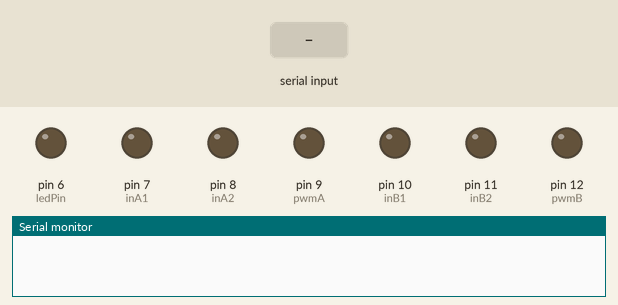
The sketch below on a simulated Arduino Uno, built with avr-gcc and run on an emulated ATmega328P. Shown: output pins drawn as LEDs (lit = HIGH), the last lines printed to the serial monitor. The inputs (shaded band) are chosen by the test bench.

Above: at 1.2 s.
1.3 s: "on" received over Serial
At 2.3 s:
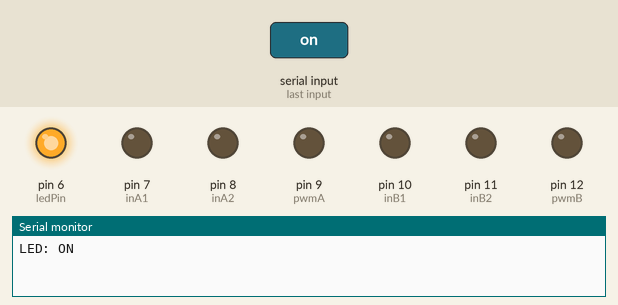
2.8 s: "speedAOn" received over Serial
At 3.7 s:
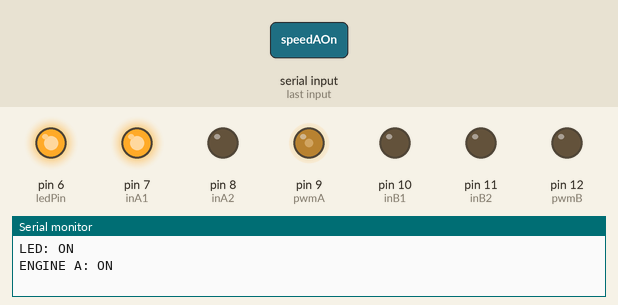
4.3 s: "off" received over Serial
At 4.6 s:
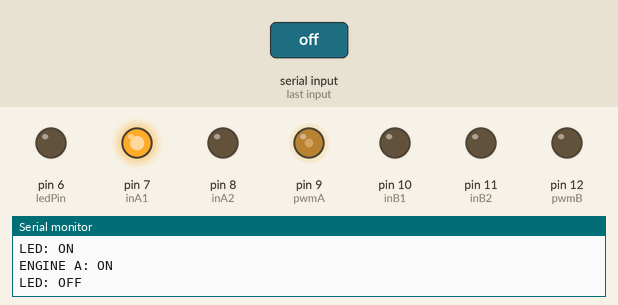
5.8 s: "W" received over Serial
At 6.9 s:
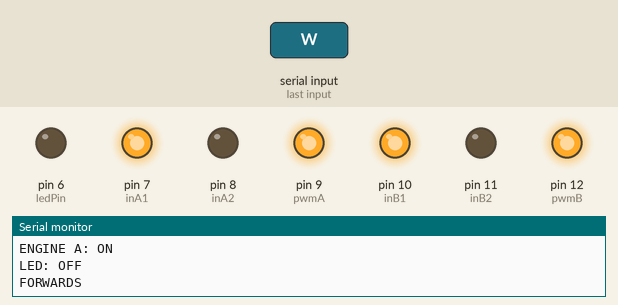
7.3 s: "speedAOff" received over Serial
At 8.3 s:
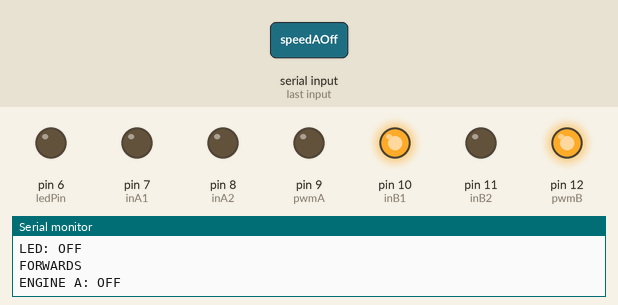
8.8 s: "S" received over Serial
At 9.2 s:
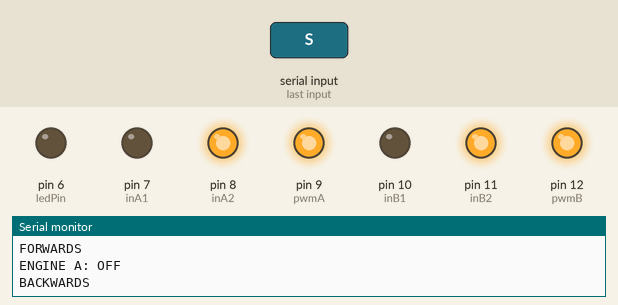
Timing chart, 0 to 11.3 s (numbered marks = the images above; inputs shaded):
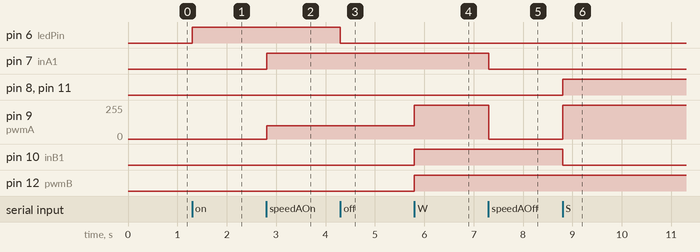

Measured:
- after the input at 1.3 s, pin 6 (ledPin): LOW → HIGH at once
- after the input at 2.8 s, pin 7 (inA1): LOW → HIGH at once; pin 9 (pwmA): 0/255 → 100/255 at once
- after the input at 4.3 s, pin 6 (ledPin): HIGH → LOW at once
- after the input at 5.8 s, pin 9 (pwmA): 100/255 → 255/255 at once; pin 10 (inB1), pin 12 (pwmB): LOW → HIGH at once
- after the input at 7.3 s, pin 7 (inA1): HIGH → LOW at once; pin 9 (pwmA): 255/255 → 0/255 at once
- after the input at 8.8 s, pin 8 (inA2), pin 11 (inB2): LOW → HIGH at once; pin 9 (pwmA): 0/255 → 255/255 at once; pin 10 (inB1): HIGH → LOW at once

The sketch:

bluetoothCommands.ino
```cpp
#include <SoftwareSerial.h>
#define ledPin 6

int inA1 = 7;
int inA2 = 8;
int pwmA = 9;

int inB1 = 10;
int inB2 = 11;
int pwmB = 12;

char data;
String appendSerialData;

void setup()
{
  digitalWrite(inA1,LOW);
  digitalWrite(inA2,LOW);
  analogWrite(pwmA,0);

  digitalWrite(inB1,LOW);
  digitalWrite(inB2,LOW);
  analogWrite(pwmB,0);

  pinMode(ledPin,OUTPUT);
  pinMode(inA1,OUTPUT);
  pinMode(inA2,OUTPUT);
  pinMode(pwmA,OUTPUT);
  pinMode(inB1,OUTPUT);
  pinMode(inB2,OUTPUT);
  pinMode(pwmB,OUTPUT);

  Serial.begin(9600);
}

void loop()
{
  while(Serial.available()>0)
  {
      data = Serial.read();
      appendSerialData += data;
  }
  if (data == '#')
  {
    Serial.print("Arduino says: ");
    Serial.println(appendSerialData);
    appendSerialData = "";
    data = 0;
  }

  if (appendSerialData == "on") {
    digitalWrite(ledPin, HIGH);
    Serial.println("LED: ON");
    appendSerialData = "";
  }
  if (appendSerialData == "/") {
    digitalWrite(inA1,LOW);
    digitalWrite(inA2,LOW);
    analogWrite(pwmA,0);

    digitalWrite(inB1,LOW);
    digitalWrite(inB2,LOW);
    analogWrite(pwmB,0);
    appendSerialData = "";
  }
  else if (appendSerialData == "off") {
    digitalWrite(ledPin, LOW);
    Serial.println("LED: OFF");
    appendSerialData = "";
  }
  else if (appendSerialData == "speedAOn") {
    digitalWrite(7,HIGH);
    digitalWrite(8,LOW);
    analogWrite(9,100);
    Serial.println("ENGINE A: ON");
    appendSerialData = "";
  }
  else if (appendSerialData == "speedAOff") {
    digitalWrite(7,LOW);
    digitalWrite(8,LOW);
    analogWrite(9,0);
    Serial.println("ENGINE A: OFF");
    appendSerialData = "";
  }
  else if (appendSerialData == "W") {
    digitalWrite(inA1,HIGH);
    digitalWrite(inA2,LOW);
    analogWrite(pwmA,255);

    digitalWrite(inB1,HIGH);
    digitalWrite(inB2,LOW);
    analogWrite(pwmB,255);

    Serial.println("FORWARDS");
    appendSerialData = "";
  }
  else if (appendSerialData == "S") {
    digitalWrite(inA1,LOW);
    digitalWrite(inA2,HIGH);
    analogWrite(pwmA,255);

    digitalWrite(inB1,LOW);
    digitalWrite(inB2,HIGH);
    analogWrite(pwmB,255);
    Serial.println("BACKWARDS");
    appendSerialData = "";
  }
  else if (appendSerialData == "D") {
    digitalWrite(inA1,HIGH);
    digitalWrite(inA2,LOW);
    analogWrite(pwmA,255);

    digitalWrite(inB1,LOW);
    digitalWrite(inB2,HIGH);
    analogWrite(pwmB,255);

    Serial.println("LEFT");
    appendSerialData = "";
  }
  else if (appendSerialData == "A") {
    digitalWrite(inB1,HIGH);
    digitalWrite(inB2,LOW);
    analogWrite(pwmB,255);

    digitalWrite(inA1,LOW);
    digitalWrite(inA2,HIGH);
    analogWrite(pwmA,255);

    Serial.println("RIGHT");
    appendSerialData = "";
  }
  else if (appendSerialData == "P") {
    digitalWrite(ledPin, LOW);
    Serial.println("LED: OFF");
    appendSerialData = "";
  }
  else if (appendSerialData == "L") {
    digitalWrite(ledPin, HIGH);
    Serial.println("LED: ON");
    appendSerialData = "";
  }
}
```
